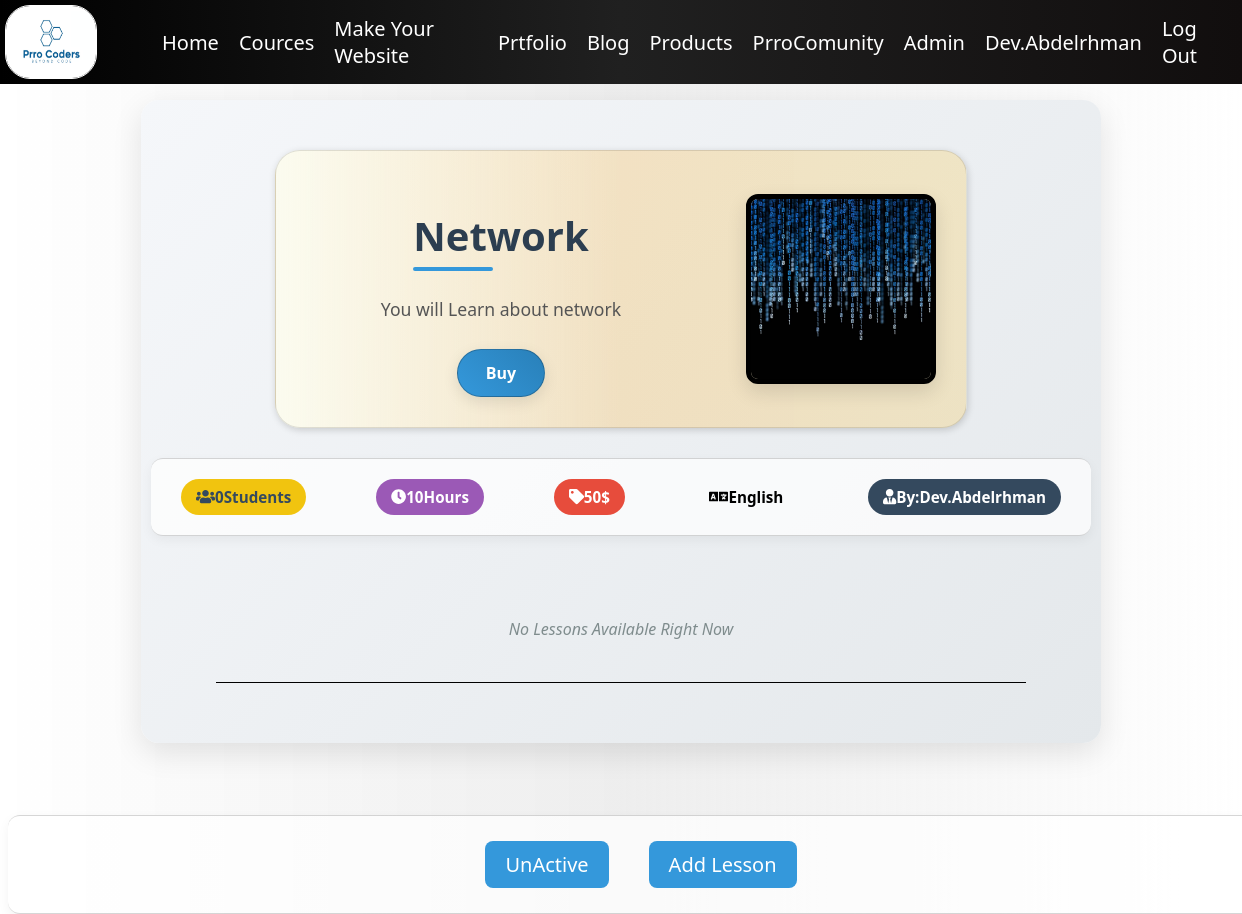
Screenshot of /Cources/info/2 (signed in) with the database file from the repository.
### CourcePanal/models.py (models this page shows, shortened)
class Cource(models.Model):
    image = models.ImageField(upload_to='courses/', default='default.png')
    Name = models.CharField(max_length=30)
    description = models.CharField(max_length=400)
    duration = models.IntegerField()
    isActive = models.BooleanField(default=True)
    By = models.CharField(max_length=30)
    price = models.IntegerField()
    lang = models.ForeignKey(lang, on_delete=models.CASCADE, related_name='Cource')

class lang(models.Model):
    name = models.CharField(max_length=10)

### CourcePanal/views.py (the view)
# urls.py: path('info/<int:id>', views.One_Cource, name='oneCource'),
def One_Cource(request, id):
    OneCource = Cource.objects.get(pk=id)
    isSub = False
    SubscribeUser = None
    DoneLessons = Done_Lessons.objects.filter(User=request.user).values_list('Done_Lesson_id', flat=True)
    for Sub in OneCource.Subscribe.all():
        if Sub.User == request.user:
            isSub = True
            SubscribeUser = Sub
    return render(request, 'Cource/One_Cource.html', {
        'Cource': OneCource,
        'Lessons': OneCource.Lesson.all(),
        'Subscribe': OneCource.Subscribe.all(),
        'isSub': isSub,
        'Sub': SubscribeUser,
        'DoneLessons': list(DoneLessons),  # قائمة تحتوي على الـ ID فقط لتحسين الأداء
    })

### templates/Cource/One_Cource.html (shortened to what this page needs)
{% extends 'layout.html' %}
{% block body %}
{% load static %}
<link rel="stylesheet" href="{% static 'Cource/one.css' %}">
<link rel="stylesheet" href="https://cdnjs.cloudflare.com/ajax/libs/animate.css/4.1.1/animate.min.css">
<div class="info animate__animated animate__fadeIn">
    <div class="main">
        <div class="cont">
            <h1 class="name animate__animated animate__fadeInDown">{{Cource.Name}}</h1>
            <p class="desk animate__animated animate__fadeIn">{{Cource.description}}</p>
            {% if user.is_authenticated %}
                {% if not isSub %}
                    {% if Cource.price == 0 %}
                        <a href="{% url 'sub' Cource.id %}" class="sub animate__animated animate__fadeInUp">Subscribe</a>
                    {% else %}
                        <a href="{% url 'course_payment' Cource.id %}" class="buy animate__animated animate__fadeInUp">Buy</a>
                    {% endif %}
                {% else %}
                    {% if Cource.price == 0 %}
                        <a href="{% url 'unsub' Cource.id %}" class="un sub animate__animated animate__fadeInUp">UnSubscribe</a>
                    {% else %}
                        <a href="#" class="buy animate__animated animate__fadeInUp">Already Purchased</a>
                    {% endif %}
                {% endif %}
            {% else %}
                {% if Cource.price == 0 %}
                    <a href="{% url 'Login'  %}" class="sub animate__animated animate__fadeInUp">Subscribe</a>
                {% else %}
                    <a href="{% url 'Login'  %}" class="buy animate__animated animate__fadeInUp">Buy</a>
                {% endif %}
            {% endif %}
        </div>
        {% if Cource.image %}
            <img src="{{ Cource.image.url }}" alt="Course Image" class="img animate__animated animate__fadeInRight">
        {% else %}
            <img src="/media/default.png" alt="Default Image" class="img animate__animated animate__fadeInRight">
        {% endif %}
    </div>
    <div class="footer1 animate__animated animate__fadeIn">
        {% if user.is_staff %}
            <h4 class="count"><i class="fas fa-users"></i> <strong>{{Cource.Subscribe.count}}</strong> Students</h4>
        {% endif %}
        <h4 class="dur"><i class="fas fa-clock"></i> <strong>{{Cource.duration}}</strong> Hours</h4>
        {% if Cource.price == 0 %}
            <h4 class="free"><i class="fas fa-gift"></i> <strong>Free</strong></h4>
        {% else %}
            <h4 class="price"><i class="fas fa-tag"></i> <strong>{{Cource.price}}</strong> $</h4>
        {% endif %}
        <h4><i class="fas fa-language"></i> {{Cource.lang.name}}</h4>
        <h5 class="by"><i class="fas fa-user-tie"></i> By: <strong>{{Cource.By}}</strong></h5>
    </div>
    <br>
    <ul class="lessons animate__animated animate__fadeIn">
        {% if not Lessons %}
            <li class="no-lessons">No Lessons Available Right Now</li>
            <br>
        {% endif %}
    </ul>
</div>
<br>
{% if user.is_staff %}
<div class="admin footer1 animate__animated animate__fadeIn">
    {% if Cource.isActive == True %}
        <a href="{% url 'Active' Cource.id %}" class="Admin">UnActive</a>
    {% else %}
        <a href="{% url 'Active' Cource.id %}" class="Admin">Active</a>
    {% endif %}
    <a href="{% url 'Add_Lesson' Cource.id %}" class="Admin">Add Lesson</a>
</div>
{% endif %}
{% endblock %}

### templates/layout.html (shortened to what this page needs)
{% load static %}
<!DOCTYPE html>
<html lang="en">
<head>
    <link rel="stylesheet" href="{% static 'style.css' %}">
</head>
<body>
    <div class="navbar1">
        <img src="{% static 'Prro Coders.jpg' %}" alt="PrroCoders" class="logo" width="100" >
        <ul class="nav1">
            <li class="nav-item1">
                <a class="nav-link1" href="{% url 'Home:index' %}">Home</a>
            </li>
            <li class="nav-item1">
                <a class="nav-link1" href="{% url 'Cource' %}">Cources</a>
            </li>
            <li class="nav-item1">
                <a class="nav-link1" href="{% url 'WebMaker' %}">Make Your Website</a>
            </li>
            <li class="nav-item1">
                <a class="nav-link1" href="https://prrohost.pythonanywhere.com">Prtfolio</a>
            </li>
            <li class="nav-item1">
                <a class="nav-link1" href="{% url 'blog:post_list' %}">Blog</a>
            </li>
            <li class="nav-item1">
                <a class="nav-link1" href="{% url 'store:store' 1 %}">Products</a>
            </li>
            <li class="nav-item1">
                <a class="nav-link1" href="">PrroComunity</a>
            </li>
            {% if user.is_authenticated and not user.is_superuser and not user.is_staff %}
            <li class="nav-item1">
                <a href="" class="nav-link1">{{ user.username }}</a>
            </li>
            <li class="nav-item1">
                <a class="nav-link1" href="{% url 'logout' %}">Log Out</a>
            </li>
            {% elif user.is_superuser %}
                <li class="nav-item1">
                    <a href="{% url 'adminPanal' %}" class="nav-link1">Admin</a>
                </li>
                <li class="nav-item1">
                    <a href="" class="nav-link1">{{ user.username }}</a>
                </li>
                <li class="nav-item1">
                    <a class="nav-link1" href="{% url 'logout' %}">Log Out</a>
                </li>
            {% endif %}
        </ul>
    </div>
    <div class="container container-content">
        {% block body %}{% endblock body %}
    </div>
</body>
</html>

### static/style.css (style rules this page uses)
body { background: linear-gradient(90deg, #ffffffaf 0%, #e8e8e8c1 50%, #ffffff 100%); font-family: 'Segoe UI', Tahoma, Geneva, Verdana, sans-serif; }
.navbar1 { font-family: 'Segoe UI', Tahoma, Geneva, Verdana, sans-serif; display: flex; flex-direction: row; justify-content: space-between; background: linear-gradient(90deg, #000000 0%, #202020 50%, #110e0e 100%); margin: 0; position: fixed; width: 100%; top: 0; left: 0; right: 0; z-index: 1000; }
.logo { width: 90px; border: 1px solid white; border-radius: 25px; margin: 5px 5px 5px 5px; }
.nav1 { display: flex; flex-direction: row; margin: 10px; list-style-type: none; align-items: center; }
.nav-item1 { margin: 5px 10px; font-size: 20px; color: white; }
.nav-link1 { text-decoration: none; color: white; transition: 0.1s; }
.container { position: relative; top: 80px; }

### static/Cource/one.css (style rules this page uses)
.info { display: flex; flex-direction: column; justify-content: center; align-items: center; }
.img { border: 5px solid black; border-radius: 25px; width: 300px; }
.main { margin-top: 20px; display: flex; flex-direction: row; width: 70%; height: 70%; background: linear-gradient(90deg, #fbfbef 0%, #ffa20034 50%, #ffbc1333 100%); padding: 30px; border: 1px solid rgba(0, 0, 0, 0.114); border-radius: 25px; box-shadow: 1px 2px 7px rgba(0, 0, 0, 0.167); }
.cont { display: flex; flex-direction: column; align-items: center; padding-right: 20px; }
.name { font-weight: 900; font-size: 40px; color: rgb(0, 0, 69); }
.footer1 { margin-top: 40px; display: flex; flex-direction: row; justify-content: space-around; width: 100%; background: linear-gradient(90deg, #ffffe8 0%, #f3ff85c1 50%, #f3f4e0 100%); border-top: 1px solid rgba(0, 0, 0, 0.162); border-bottom: 1px solid rgba(0, 0, 0, 0.162); margin: 40px 0 10px 0; }
.lessons { width: 90%; display: flex; flex-direction: column; align-items: center; padding-top: 30px; list-style-type: none; border-bottom: 1px solid black; }
.buy { text-decoration: none; font-size: 20px; color: rgb(255, 255, 255); padding: 5px 10px; background-color: rgba(0, 96, 10, 0.511); border: 1px solid rgba(0, 0, 0, 0.21); border-radius: 25px; transition: 0.3s; box-shadow: 3px 2px 7px rgba(0, 0, 0, 0.116); }
.Admin { text-decoration: none; font-size: 20px; margin: 10px; color: black; }

### templates/layout.html (style rules this page uses)
body { font-family: 'Segoe UI', Tahoma, Geneva, Verdana, sans-serif; }

### rows the page displays
Cource: Name "Network", description "You will Learn about network", image (picture), Subscribe.count "0", duration "10", price "50", lang.name "English", By "Dev.Abdelrhman"

### other values shown
{{ user.username }} "Dev.Abdelrhman"
